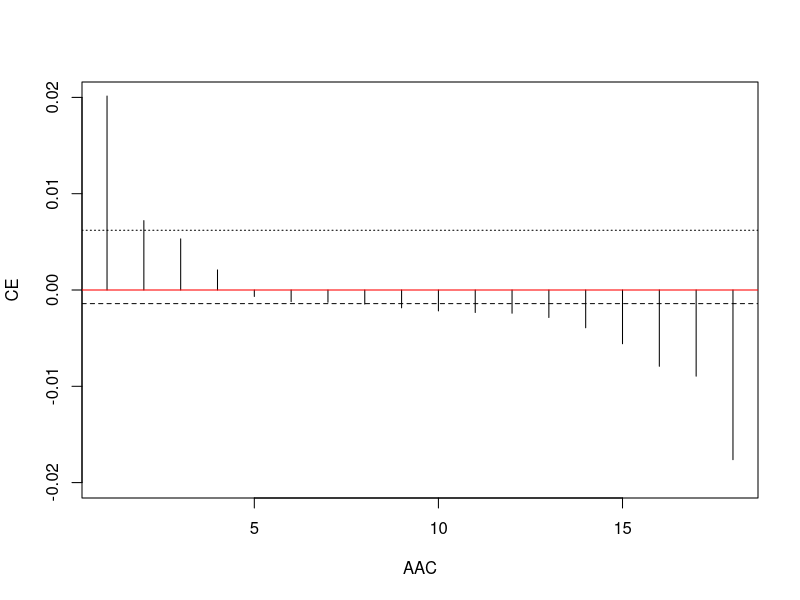
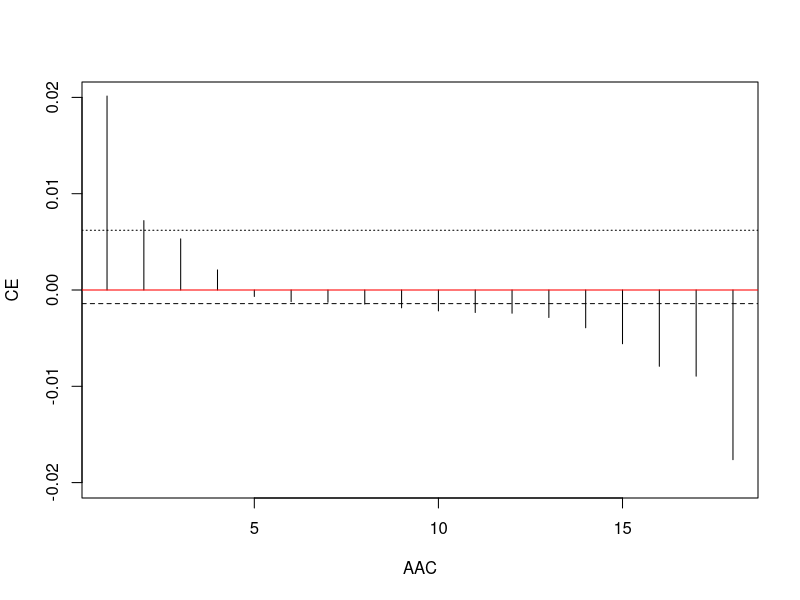

R code for these plots, in order: (Note: this script raises an error after producing the figures.)
## ---- chunk 1
knitr::opts_chunk$set(echo = TRUE)
## ---- chunk 2
library(ggplot2)
library(caret)
library(magrittr)
library(dplyr)
library(tidyverse)
library(stringr)
## ---- chunk 3
test <- read.table("viruses.dat", header=FALSE)
## ---- chunk 4
#' Function that calculate the entropy based on SVD.
#'
#' @param A dataset mxn (m features and n observations)
#' @return entropy
calculate_entropy <- function(A){
  
  # calcualte AA.t (mxm)
  AAt <- tcrossprod(A, A)
  
  # calculate the eigenvalues
  s <- eigen(AAt)
  
  # normalize relative values
  v <- s$values/sum(s$values)
  
  # calculate the entropy
  ind.zero <- which(v <= 0)
  if(length(ind.zero)==0){
    E <- -sum(v * log(v))/log(length(v))
  }else{
    E <- -sum(v[-ind.zero] * log(v[-ind.zero]))/log(length(v))
  }
  
    
  return(E)
}

## ---- chunk 5
start.time <- Sys.time()

# transpose the dataset to have featxobs (mxn)
A <- test %>% as.matrix() %>% t(.)

# total entropy
E <- calculate_entropy(A)

# CE is the contribution vector of each feature to the entropy
CE <- c()

# for each feature calculate the contribution to the entropy by a leave-one-out comparison
for(i in 1:dim(A)[1]){
  Ei <- calculate_entropy(A[-i,])
  CE <- c(CE, E - Ei)
}

# average of all CE
c <- mean(CE)
# standard deviation of all CE
d <- sd(CE)

# features to keep, when CEi > c + d
ind.CEi <- which(CE >= c + d) # select 387 features
# names of the features to keep
names.CEi <- rownames(A)[ind.CEi]

end.time <- Sys.time()
time.taken <- end.time - start.time
time.taken # 0.05057192 secs

plot(sort(CE,decreasing = TRUE), xlab = 'AAC', ylim = c(-0.02, 0.02), ylab = 'CE', type = 'h') + abline(h = c, lty=2) + abline(h = 0, col = "red") + abline(h = c + d, lty=3)
## ---- chunk 6
#' Function that calculate the entropy based on SVD.
#'
#' @param A dataset mxn (m features and n observations)
#' @return entropy
calculate_svd_entropy <- function(A){
  
  # calculate the svd
  s <- svd(A)
  sj2 <- s$d ** 2
  # normalize relative values
  v <- sj2/sum(sj2)
  
  # calculate the entropy
  ind.zero <- which(v <= 0)
  if(length(ind.zero)==0){
    E <- -sum(v * log(v))/log(length(v))
  }else{
    E <- -sum(v[-ind.zero] * log(v[-ind.zero]))/log(length(v))
  }
  
    
  return(E)
}

## ---- chunk 7
start.time <- Sys.time()

# transpose the dataset to have featxobs (mxn)
A <- test %>% as.matrix() %>% t(.)

# total entropy
E <- calculate_svd_entropy(A)

# CE is the contribution vector of each feature to the entropy
CE <- c()

# for each feature calculate the contribution to the entropy by a leave-one-out comparison
for(i in 1:dim(A)[1]){
  Ei <- calculate_svd_entropy(A[-i,])
  CE <- c(CE, E - Ei)
}

# average of all CE
c <- mean(CE)
# standard deviation of all CE
d <- sd(CE)

# features to keep, when CEi > c + d
ind.CEi <- which(CE >= c + d) # select 387 features
# names of the features to keep
names.CEi <- rownames(A)[ind.CEi]

end.time <- Sys.time()
time.taken <- end.time - start.time
time.taken # 0.04793882 secs

plot(sort(CE,decreasing = TRUE), xlab = 'AAC', ylim = c(-0.02, 0.02), ylab = 'CE', type = 'h') + abline(h = c, lty=2) + abline(h = 0, col = "red") + abline(h = c + d, lty=3)

AAC <- data.frame(CE = sort(CE, decreasing = TRUE), AAC = aa.names)
aa.names <- c("GLY", "THR", "LYS", "SER", "MET", "HIS", "TYR", "PHE", "TRP", "PRO", "ILE", "CYS", "ARG", "VAL","GLX", "LEU", "ALA", "ASX")

tmp.df <- data.frame(AAC = aa.names, SR = 1:18)

AAC.met <- data.frame(CE = CE)

AAC.met %<>% left_join(., AAC, by = 'CE')

AAC.met %<>% left_join(., tmp.df, by = "AAC")

## ---- chunk 8
# transpose the dataset to have featxobs (mxn)
A <- test %>% as.matrix() %>% t(.)

# calculate the total entropy
E <- calculate_svd_entropy(A)

# CE is the contribution vector of each feature to the entropy
CE <- c()

# for each feature calculate the contribution to the entropy by a leave-one-out comparison
for(i in 1:dim(A)[1]){
  Ei <- calculate_svd_entropy(A[-i,])
  CE <- c(CE, E - Ei)
}

# select the best feature
idx.best <- which.max(CE)
E.prev <- CE[idx.best]

new.A <- A[idx.best,]
A <- A[-idx.best,]
idx.best.save <- idx.best
for(j in 1:(dim(A)[1]-1)){
  CE <- c()
  # for all features
  for(a in 1:dim(A)[1]){
    Ei <- calculate_svd_entropy(rbind(new.A, A[a,]))
    CE <- c(CE, Ei - E.prev)
  }
  idx <- which.max(CE)
  idx.best.save <- c(idx.best.save, idx)
  E.prev <- CE[idx]
  new.A <- rbind(new.A, A[idx,])
  A <- A[-idx,]
}

# final order: GLY, THR, LYS, MET, TRP, HIS, PHE, TYR, CYS, ILE, PRO, ARG, SER, VAL, LEU, GLX, ALA, ASX

## ---- chunk 9
# transpose the dataset to have featxobs (mxn)
A <- test %>% as.matrix() %>% t(.)

idx.best <- c()

for(j in 1:(dim(A)[1]-2)){
  # total entropy
  E <- calculate_svd_entropy(A)
  
  # CE is the contribution vector of each feature to the entropy
  CE <- c()
  
  # for each feature calculate the contribution to the entropy by a leave-one-out comparison
  for(i in 1:dim(A)[1]){
    Ei <- calculate_svd_entropy(A[-i,])
    CE <- c(CE, E - Ei)
  }
  idx <- which.max(CE)
  idx.best <- c(idx.best, idx)
  A <- A[-idx,]
}

# final order: GLY, THR, LYS, SER, PHE, PRO, HIS, VAL, GLX, ARG, ...

## ---- chunk 10
# transpose the dataset to have featxobs (mxn)
A <- test %>% as.matrix() %>% t(.)

idx.best <- c()

for(j in 1:(dim(A)[1]-2)){
  # total entropy
  E <- calculate_svd_entropy(A)
  
  # CE is the contribution vector of each feature to the entropy
  CE <- c()
  
  # for each feature calculate the contribution to the entropy by a leave-one-out comparison
  for(i in 1:dim(A)[1]){
    Ei <- calculate_svd_entropy(A[-i,])
    CE <- c(CE, E - Ei)
  }
  idx <- which.min(CE)
  idx.best <- c(idx.best, idx)
  A <- A[-idx,]
}

# final order: GLY, THR, LYS, MET, TRP, HIS, PHE, TYR, CYS, ILE, PRO, ARG, SER, VAL, LEU, GLX, ALA, ASX

